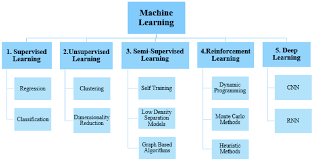
#> input picture data/new_images/image21.png, 313 x 161 px; its folder holds 2 pictures in this run
$ python monitor_drift.py   (older library calls are emulated)
#> lines starting #> are read from the running program, lines starting #| are printed output that depends on the picture
import pandas as pd
from evidently.report import Report
from evidently.metric_preset import DataDriftPreset
from pathlib import Path
import cv2
from PIL import Image
import yaml

with open("config.yaml", "r") as f:
    config = yaml.safe_load(f)

def compute_image_features(image_path):
    img = cv2.imread(str(image_path))
#> img is the input picture: shape (161, 313, 3); mean B, G, R 247, 235, 214.1
    if img is None:
        return None
    gray = cv2.cvtColor(img, cv2.COLOR_BGR2GRAY)
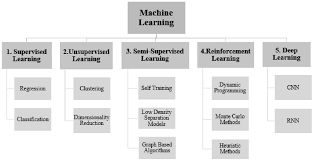
#> gray: shape (161, 313); min 0, max 255, mean 230.1
    laplacian_var = cv2.Laplacian(gray, cv2.CV_64F).var()
#> laplacian_var = 3445.9
    brightness = gray.mean()
#> brightness = 230.1
    return {"sharpness": laplacian_var, "brightness": brightness}

def generate_drift_report(reference_dir, current_dir):
    ref_features = []
    for f in Path(reference_dir).glob("*.*"):
        feat = compute_image_features(f)
        if feat:
            feat["image"] = f.name
            ref_features.append(feat)

    cur_features = []
    for f in Path(current_dir).glob("*.*"):
        feat = compute_image_features(f)
#> feat = {'sharpness': 3445.9, 'brightness': 230.1}
        if feat:
            feat["image"] = f.name
            cur_features.append(feat)
#> pass 2 of the loop in generate_drift_report, `for f in Path(current_dir).glob("*.*"):`:
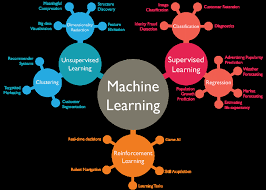
#> input picture data/new_images/image22.png, 266 x 190 px
#> in compute_image_features, img is the input picture: shape (190, 266, 3); mean B, G, R 34, 34.7, 43.5
#> in compute_image_features (call 2), `gray = cv2.cvtColor(img, cv2.COLOR_BGR2GRAY)`:
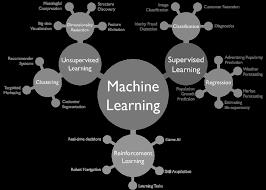
#> gray: shape (190, 266); min 0, max 255, mean 37.3
#> laplacian_var = 3058.4
#> brightness = 37.28
#> feat = {'sharpness': 3058.4, 'brightness': 37.28}

    ref_df = pd.DataFrame(ref_features)
    cur_df = pd.DataFrame(cur_features)
#> cur_df = table of 2 rows and 3 columns

    report = Report(metrics=[DataDriftPreset()])
    report.run(reference_data=ref_df, current_data=cur_df)
    report.save_html("drift_report.html")

if __name__ == "__main__":
    generate_drift_report("data/raw", "data/new_images")  # adjust paths
#> (the call stopped at in generate_drift_report, `report = Report(metrics=[DataDriftPreset()])`: evidently is not available in this run)
